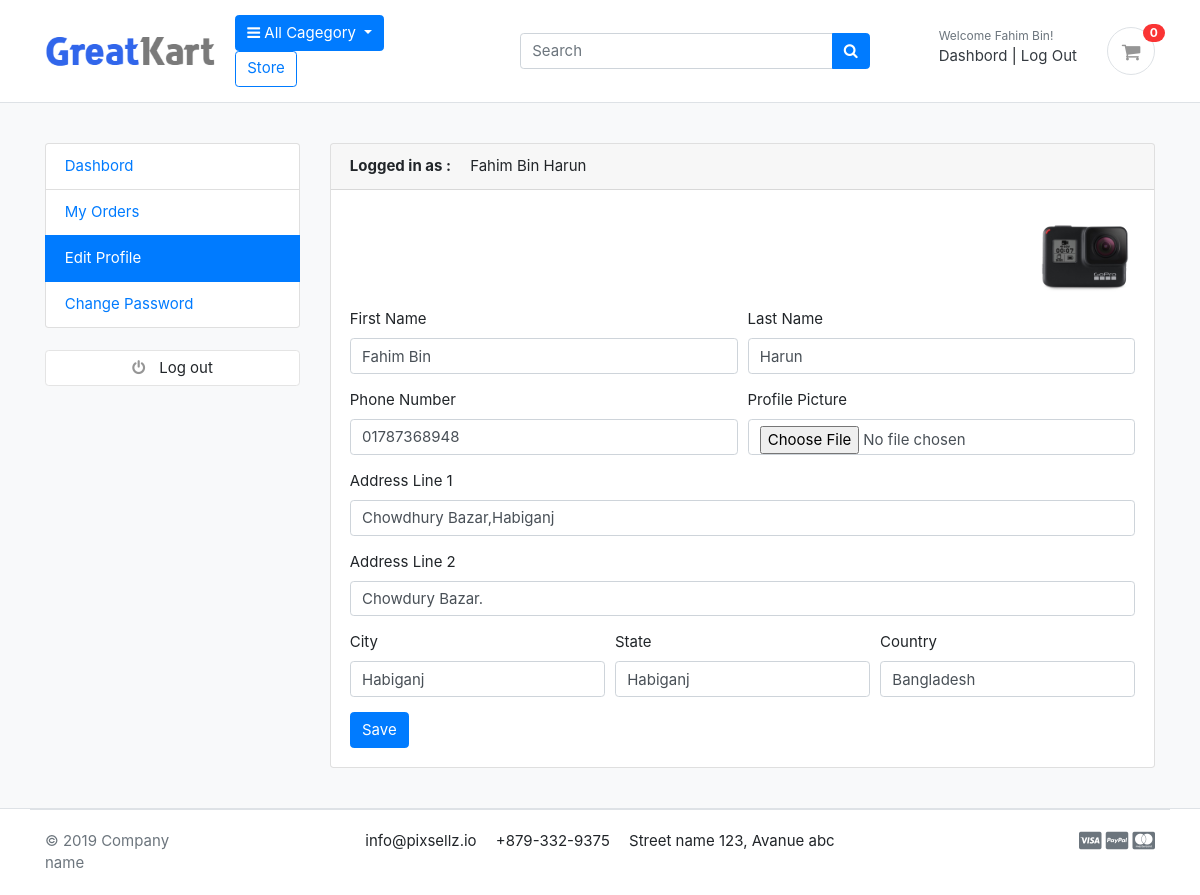
Page /account/edit_profile/ (signed in) on the committed database.
### accounts/models.py (models this page shows, shortened)
class Account(AbstractBaseUser):
    first_name      = models.CharField(max_length=50)
    last_name       = models.CharField(max_length=50)
    username        = models.CharField(max_length=50, unique=True)
    email           = models.EmailField(max_length=100, unique=True)
    phone_number    = models.CharField(max_length=50)
    date_joined     = models.DateTimeField(auto_now_add=True)
    last_login      = models.DateTimeField(auto_now_add=True)
    is_admin        = models.BooleanField(default=False)
    is_staff        = models.BooleanField(default=False)
    is_active       = models.BooleanField(default=False)
    is_superadmin   = models.BooleanField(default=False)
    is_seller       = models.BooleanField(default=False)
    USERNAME_FIELD = 'email'
    REQUIRED_FIELDS = ['username', 'first_name', 'last_name']
    objects = MyUserManager()
    def full_name(self):
        return f'{ self.first_name} { self.last_name }'

class UserProfile(models.Model):
    user=models.OneToOneField(Account, on_delete=models.CASCADE)
    address_line_1 = models.CharField(max_length=50,blank=True)
    address_line_2 = models.CharField(max_length=50, blank=True)
    profile_picture =models.ImageField(blank=True, upload_to='userprofile',default='avatar2.png' )
    country = models.CharField(blank=True,max_length=50)
    state = models.CharField(blank=True,max_length=50)
    city = models.CharField(blank=True,max_length=50)

### accounts/views.py (the view)
# urls.py: path("edit_profile/", views.edit_profile, name='edit_profile'),
@login_required(login_url ='account:user_login')
def edit_profile(request):
    userprofile = get_object_or_404(UserProfile, user=request.user)
    if request.method == 'POST':
        user_form = UserForm(request.POST, instance=request.user)
        profile_form = UserProfileForm(request.POST, request.FILES, instance=userprofile)
        if user_form.is_valid() and profile_form.is_valid():
            user_form.save()
            profile_form.save()
            messages.success(request, 'Your profile has been updated.')
            return redirect('account:edit_profile')
    else:
        user_form = UserForm(instance=request.user)
        profile_form = UserProfileForm(instance=userprofile)
    context = {
        'user_form': user_form,
        'profile_form': profile_form,
        'userprofile': userprofile,
    }
    return render(request, 'account/edit_profile.html', context)

### accounts/forms.py
class UserForm(forms.ModelForm):
    class Meta:
        model = Account
        fields = ('first_name', 'last_name', 'phone_number')
    def __init__(self, *args, **kwargs):
        super(UserForm, self).__init__(*args, **kwargs)
        for field in self.fields:
            self.fields[field].widget.attrs['class'] = 'form-control'

class UserProfileForm(forms.ModelForm):
    profile_picture = forms.ImageField(required=False, error_messages = {'invalid':("Image files only")}, widget=forms.FileInput)
    class Meta:
        model = UserProfile
        fields = ('address_line_1', 'address_line_2', 'city', 'state', 'country', 'profile_picture')
    def __init__(self, *args, **kwargs):
        super(UserProfileForm, self).__init__(*args, **kwargs)
        for field in self.fields:
            self.fields[field].widget.attrs['class'] = 'form-control'

### cart/context_processors.py (called while the page is built)
def counter(request):
    cart_count = 0
    if 'admin' in request.path:
        return {}
    else:
        try:
            cart = Cart.objects.filter(cart_id=_cart_id(request))
            if request.user.is_authenticated:
                cart_items = CartItem.objects.all().filter(user=request.user)
            else:
                cart_items = CartItem.objects.all().filter(cart=cart[:1])
            for cart_item in cart_items:
                cart_count += cart_item.quantity
        except Cart.DoesNotExist:
            cart_count = 0
    return dict(cart_count=cart_count)

### cart/views.py (called while the page is built)
def _cart_id(request):
    cart=request.session.session_key
    if not cart:
        cart=request.session.create()
    return cart

### category/context_processors.py (called while the page is built)
def menu_links(request):
    links =Category.objects.all()
    return dict(links=links)

### category/models.py (called while the page is built)
    def get_url(self):
        return reverse('store:Products_by_category',args=[self.slug])

### templates/account/edit_profile.html (shortened to what this page needs)
{% extends 'base.html' %}
{% load static %}
{% block header %}
{% include "includes/header.html" %}
{% endblock header %}
{% block content %}
<section class="section-conten padding-y bg">
    <div class="container">
        <div class="row">
        {% include "includes/dashbord_sidebar.html" %}
        <main class="col-md-9">
            <article class="card">
            <header class="card-header">
                <strong class="d-inline-block mr-3">Logged in as : </strong>
                <span>{{ user.full_name }}</span>
            </header>
            <div class="card-body">
                <div class="text-right">
                    <img src="{{userprofile.profile_picture.url}}" alt="Profile Picture" width="100" style="border-radius:50px;">
                </div>
                <div class="row">
                <div class="col-md-12">
                    <form action="{% url 'account:edit_profile' %}" method="POST" enctype="multipart/form-data">
                        <div class="form-row">
                            <div class="form-group col-md-6">
                                <label>First Name</label>
                                {{user_form.first_name}}
                            </div>
                            <div class="form-group col-md-6">
                                <label>Last Name</label>
                                {{user_form.last_name}}
                            </div>
                        </div>
                        <div class="form-row">
                            <div class="form-group col-md-6">
                                <label>Phone Number</label>
                                {{user_form.phone_number}}
                            </div>
                            <div class="form-group col-md-6">
                                <label>Profile Picture</label>
                                {{profile_form.profile_picture}}
                            </div>
                        </div>
                        <div class="form-group">
                            <label>Address Line 1</label>
                            {{profile_form.address_line_1}}
                        </div>
                        <div class="form-group">
                            <label>Address Line 2</label>
                            {{profile_form.address_line_2}}
                        </div>
                        <div class="form-row">
                            <div class="form-group col-md-4">
                                <label>City</label>
                                {{profile_form.city}}
                            </div>
                            <div class="form-group col-md-4">
                                <label>State</label>
                                {{profile_form.state}}
                            </div>
                            <div class="form-group col-md-4">
                                <label>Country</label>
                                {{profile_form.country}}
                            </div>
                        </div>
                        <input type="submit" value="Save" class="btn btn-primary">
                    </form>
                </div>
                </div>
            </div>
            </div>
    </div>
    </section>
{% endblock content %}
{% block footer %}
{% include "includes/footer.html" %}
{% endblock footer %}

### templates/includes/header.html (shortened to what this page needs)
{% load static %}
<header class="section-header">
    <section class="header-main border-bottom">
        <div class="container">
			<div class="row align-items-center">
				<div class="col-md-2 ">
					<a href="{% url 'store:home'%}" class="brand-wrap">
					<img class="logo" src="{% static './images/logo.png' %}">
					</a>
				</div>
				<div class="col-md-3 flex-grow-0">
					<div class="dropdown">
						<a class="btn btn-primary dropdown-toggle" href="#" role="button" id="dropdownMenuLink" data-toggle="dropdown" aria-haspopup="true" aria-expanded="false">
						  <i class="fa fa-bars" aria-hidden="true"></i> All Cagegory
						</a>
						<a href="{% url 'store:store' %}" class="btn btn-outline-primary mr-5">Store</a>
					</div>
				</div>
				<div class="col-md-4 ">
					<form action="{% url 'store:search' %}" class="search" method="GET">
						<div class="input-group w-100 ">
							<input type="text" class="form-control" style="width:60%;" placeholder="Search" name="keyword">
							<div class="input-group-append">
							<button class="btn btn-primary" type="submit">
								<i class="fa fa-search"></i>
							</button>
							</div>
						</div>
					</form>
				</div>
				<div class="col-md-3">
					<div class="d-flex justify-content-end mb-3 mb-lg-0">
						{% if user.id is None %}
						<div class="widget-header">
							<small class="title text-muted">Welcome Guest!</small>
							<div>
								<a href="{% url 'account:user_login' %}">Sign in</a> <span class="dark-transp"> | </span>
								<a href="{% url 'account:signup' %}"> Register</a>
							</div>
						</div>
						{% else %}
						<div class="widget-header">
							<small class="title text-muted">Welcome {{ user.first_name }}!</small>
							<div>
								<a href="{% url 'account:dashbord' %}">Dashbord</a> <span class="dark-transp"> | </span>
								<a href="{% url 'account:logout' %}"> Log Out</a>
							</div>
						</div>
						{% endif %}
						<a href="{% url 'cart:cart' %}" class="widget-header pl-3 ml-3 ">
							<div class="icon icon-sm rounded-circle border"><i class="fa fa-shopping-cart"></i></div>
							<span class="badge badge-pill badge-danger notify">{{cart_count}}</span>
						</a>
					</div>
				</div>
			</div>
		</div>
	</section>
</header>

### cart/static/css/ui.css (style rules this page uses)
html { font-family: "Inter", sans-serif; font-size: 15px; }
.icon-xs, .icon-sm, .icon-md, .icon-lg { display: inline-block; text-align: center; flex-shrink: 0; flex-grow: 0; }
.icon-sm { width: 48px; height: 48px; line-height: 48px !important; font-size: 20px; }
.padding-y { padding-top: 40px; padding-bottom: 40px; }
article:after, .form-group:after { display: block; clear: both; content: ""; }
.bg { background-color: #f8f9fa; }
.header-main { position: relative; padding-top: 1rem; padding-bottom: 1rem; }
.brand-wrap .logo, .navbar-brand .logo { margin-right: 7px; max-height: 42px; display: inline-block; }
.widget-header { display: inline-block; vertical-align: middle; position: relative; }
.widget-header a { color: #343a40; }
.widget-header i { color: #969696; }
.widget-header .title { display: block; }
.widget-header .notify { position: absolute; top: -3px; right: -10px; }
.notify { position: absolute; top: -4px; right: -10px; display: inline-block; padding: 0.25em 0.6em; font-size: 12px; line-height: 1; text-align: center; border-radius: 3rem; color: #fff; background-color: #fa3434; }

### rows in the picture
Account: first_name "Fahim Bin", full_name "Fahim Bin Harun", last_name "Harun", phone_number "01787368948"
UserProfile: profile_picture (picture), address_line_1 "Chowdhury Bazar,Habiganj", address_line_2 "Chowdury Bazar.", city "Habiganj", state "Habiganj", country "Bangladesh"

### other values in the picture
{{ cart_count }} "0"
